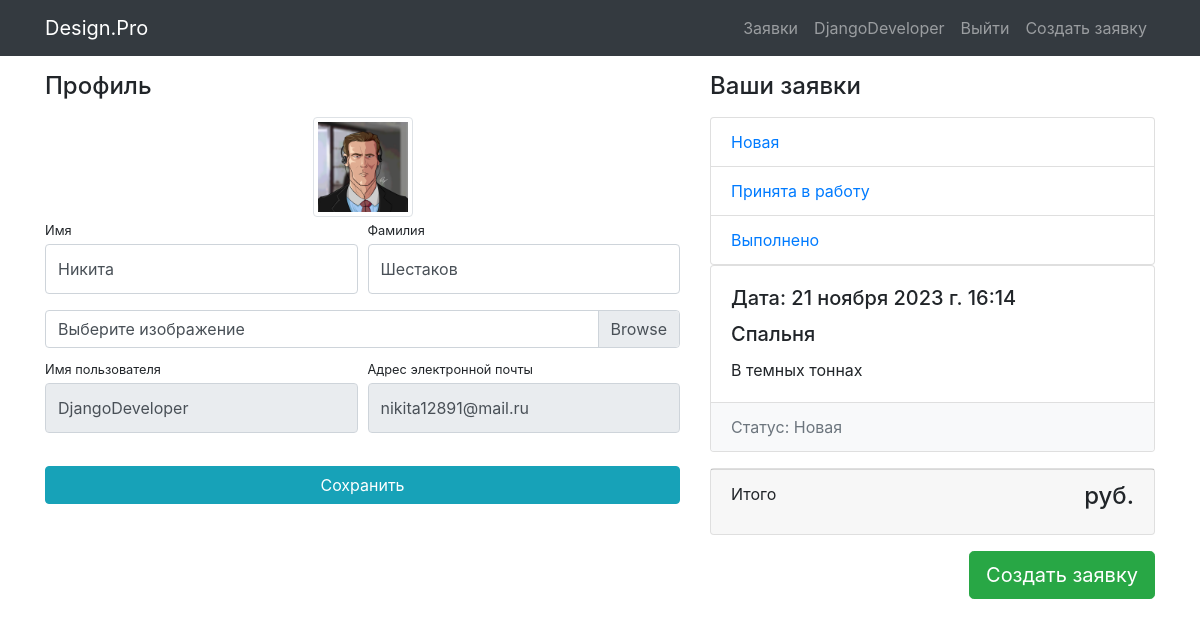
The app's page /users/profile/1/ (signed in) with its own data.
### users/models.py (models this page shows)
class User(AbstractUser):
    image = models.ImageField(upload_to='users_images', blank=True)

### main/models.py (models this page shows, shortened)
class ApplicationStatus(models.Model):
    name = models.CharField(max_length=64, unique=True)
    class Meta:
        verbose_name_plural = 'Application Statuses'
    def __str__(self):
        return self.name

class Application(models.Model):
    name = models.CharField(max_length=125)
    imageofapp = models.ImageField(upload_to='applications_image')
    description = models.TextField(max_length=256)
    category = models.ForeignKey(ApplicationCategory, on_delete=models.CASCADE)
    status = models.ForeignKey(ApplicationStatus, on_delete=models.CASCADE, default=1)
    created_timestamp = models.DateTimeField(auto_now_add=True)
    author = models.ForeignKey(User, on_delete=models.CASCADE, null=True)

### users/views.py (the view)
# urls.py: path('profile/<int:status_id>/', profile, name='status'),
@login_required()
def profile(request, status_id=None):
    user = request.user
    if request.method == 'POST':
        form = UserProfileForm(data=request.POST, files=request.FILES, instance=user)
        if form.is_valid():
            form.save()
            messages.success(request, 'Данные изменены')
            return HttpResponseRedirect(reverse('users:profile'))
    else:
        form = UserProfileForm(instance=user)
    usersapplications = Application.objects.filter(author=user)
    context = {
        'form': form,
        'title': 'Design.Pro - Личный кабинет',
        'usersapplications': usersapplications,
        'statuses': ApplicationStatus.objects.all(),
    }
    if status_id:
        usersapplications = Application.objects.filter(status_id=status_id, author=request.user)
    else:
        usersapplications = Application.objects.filter(author=user)
    context.update({'usersapplications': usersapplications})
    return render(request, 'users/profile.html', context)

### users/forms.py
class UserProfileForm(UserChangeForm):
    username = forms.CharField(widget=forms.TextInput(attrs={'readonly': True}))
    email = forms.CharField(widget=forms.EmailInput(attrs={'readonly': True}))
    image = forms.ImageField(widget=forms.FileInput(), required=False)
    class Meta:
        model = User
        fields = ('username', 'email', 'first_name', 'last_name', 'image')
    def __init__(self, *args, **kwargs):
        super(UserProfileForm, self).__init__(*args, **kwargs)
        for field_name, filed in self.fields.items():
            filed.widget.attrs['class'] = 'form-control py-4'
        self.fields['image'].widget.attrs['class'] = 'custom-file-input'

### users/templates/users/profile.html (shortened to what this page needs)
{% extends 'main/base.html' %}
{% load static %}
{% block css %} <link href="{% static 'css/profile.css' %}" rel="stylesheet"> {% endblock %}
{% block content %}
    <div class="container">
    <div class="row">
        <div class="col-lg-7">
            <h4 class="mt-3 mb-3">Профиль</h4>
            <div class="col-lg-12 text-center">
                <img width="100" height="100"
                     src="{% if user.image %} {{ user.image.url }} {% else %} {% static 'vendor/img/users/default_avatar.jpg' %} {% endif %}"
                     class="img-thumbnail">
            </div>
            <form action="{% url 'users:profile' %}" method="post" enctype="multipart/form-data">
                <div class="form-row">
                    <div class="col-lg-6">
                        <div class="form-group">
                            <label class="small mb-1" for="{{ form.first_name.id_for_label }}">Имя</label>
                            {{ form.first_name }}
                        </div>
                    </div>
                    <div class="col-lg-6">
                        <div class="form-group">
                            <label class="small mb-1" for="{{ form.last_name.id_for_label }}">Фамилия</label>
                            {{ form.last_name }}
                        </div>
                    </div>
                </div>
                <div class="form-row mb-2">
                    <div class="col-lg-12">
                        <div class="custom-file">
                            <label class="custom-file-label" for="{{ form.image.id_for_label }}">Выберите изображение</label>
                        </div>
                    </div>
                </div>
                <div class="form-row">
                    <div class="col-lg-6">
                        <label class="small mb-1" for="{{ form.username.id_for_label }}">Имя пользователя</label>
                        {{ form.username }}
                    </div>
                    <div class="col-lg-6">
                        <label class="small mb-1" for="{{ form.email.id_for_label }}">Адрес электронной
                            почты</label>
                        {{ form.email }}
                    </div>
                </div>
                <div class="form-row">
                    <div class="col-lg-12" style="margin-top: 33px;">
                        <input class="btn btn-info btn-block" type="submit" value="Сохранить">
                    </div>
                </div>
            </form>
        </div>
        {% include 'main/users_applications.html' %}
    </div>
</div>
{% endblock %}

### main/templates/main/base.html (shortened to what this page needs)
{% load static %}
<!DOCTYPE html>
<html lang="en">
<head>
    <link href="{% static 'vendor/bootstrap/css/bootstrap.min.css' %}" rel="stylesheet">
    {% block css %} <link href="{% static 'css/index.css' %}" rel="stylesheet"> {% endblock %}
</head>
<body>
<nav class="navbar navbar-expand-lg navbar-dark bg-dark fixed-top">
    <div class="container">
        <a class="navbar-brand" href="{% url 'index' %}">Design.Pro</a>
        <div class="collapse navbar-collapse" id="navbarResponsive">
            <ul class="navbar-nav ml-auto">
                <li class="nav-item">
                        <a class="nav-link" href="{% url 'applications:index' %}">Заявки
                        </a>
                </li>
                {% if user.is_authenticated %}
                    <li class="nav-item">
                        <a class="nav-link" href="{% url 'users:profile' %}">{{ user.username }}
                        </a>
                    </li>
                    <li class="nav-item">
                        <a class="nav-link" href="{% url 'users:logout' %}">Выйти </a>
                    </li>
                    <li class="nav-item">
                        <a class="nav-link" href="{% url 'applications:application_create' %}">Создать заявку</a>
                    </li>
                {% else %}
                    <li class="nav-item">
                        <a class="nav-link" href="{% url 'users:login' %}">Войти <i class="fas fa-sign-in-alt"></i></a>
                    </li>
                {% endif %}
            </ul>
        </div>
    </div>
</nav>
{% block content %} {% endblock %}
</body>
</html>

### main/templates/main/users_applications.html (shortened to what this page needs)
{% if usersapplications %}
<div class="col-lg-5">
    <h4 class="mt-3 mb-3 d-flex justify-content-between align-items-center mb-3">
        Ваши заявки
    </h4>
    <div class="list-group">
        {% for status in statuses %}
            <a href="{% url 'users:status' status.id %}"
               class="list-group-item">
                {{ status.name }}
            </a>
        {% endfor %}
    </div>
    {% for application in usersapplications %}
        {% if application.name %}
            <div class="card mb-3">
                <div class="card-body">
                    <h5 class="card-title">Дата: {{ application.created_timestamp }}</h5>
                    <h5 class="card-title">{{ application.name }}</h5>
                    <p class="card-text">{{ application.description }}</p>
                </div>
                <ul class="list-group list-group-flush">
                    <li class="list-group-item d-flex justify-content-between lh-condensed bg-light">
                        <span class="text-muted">Статус: {{ application.status }}</span>
                    </li>
                </ul>
            </div>
        {% endif %}
    {% endfor %}
    <div class="card mb-3">
        <div class="card-footer">
            <p class="float-left">Итого</p>
            <h4 class="float-right">{{ total_sum }} руб.</h4>
        </div>
    </div>
    <a href="{% url 'applications:application_create' %}"><button type="button" class="btn btn-success btn-lg float-right">Создать заявку</button></a>
</div>
{% else %}
    <h4 class="mt-3 mb-3 mb-3 text-center">
        Заявок нет
    </h4>
{% endif %}

### static/css/profile.css (style rules this page uses)
body { padding-top: 56px; }

### records on screen
User: username "DjangoDeveloper", first_name "Никита", last_name "Шестаков", email "nikita12891@mail.ru"
ApplicationStatus: name "Новая"
ApplicationStatus: name "Принята в работу"
ApplicationStatus: name "Выполнено"
Application: created_timestamp "21 ноября 2023 г. 16:14", name "Спальня", description "В темных тоннах", status "Новая"
